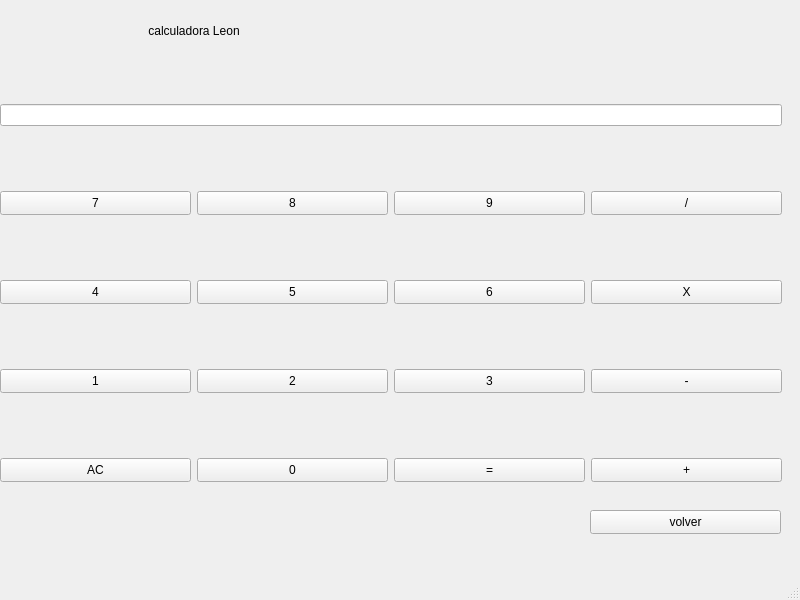
<?xml version="1.0" encoding="UTF-8"?>
<ui version="4.0">
 <class>MainWindow</class>
 <widget class="QMainWindow" name="MainWindow">
  <property name="geometry">
   <rect>
    <x>0</x>
    <y>0</y>
    <width>800</width>
    <height>600</height>
   </rect>
  </property>
  <property name="windowTitle">
   <string>MainWindow</string>
  </property>
  <widget class="QWidget" name="centralwidget">
   <widget class="QPushButton" name="multiplicacion">
    <property name="geometry">
     <rect>
      <x>591</x>
      <y>280</y>
      <width>191</width>
      <height>24</height>
     </rect>
    </property>
    <property name="text">
     <string>X</string>
    </property>
   </widget>
   <widget class="QLineEdit" name="lineEdit">
    <property name="geometry">
     <rect>
      <x>0</x>
      <y>104</y>
      <width>782</width>
      <height>22</height>
     </rect>
    </property>
   </widget>
   <widget class="QPushButton" name="menos">
    <property name="geometry">
     <rect>
      <x>591</x>
      <y>369</y>
      <width>191</width>
      <height>24</height>
     </rect>
    </property>
    <property name="text">
     <string>-</string>
    </property>
   </widget>
   <widget class="QPushButton" name="division">
    <property name="geometry">
     <rect>
      <x>591</x>
      <y>191</y>
      <width>191</width>
      <height>24</height>
     </rect>
    </property>
    <property name="text">
     <string>/</string>
    </property>
   </widget>
   <widget class="QPushButton" name="ocho">
    <property name="geometry">
     <rect>
      <x>197</x>
      <y>191</y>
      <width>191</width>
      <height>24</height>
     </rect>
    </property>
    <property name="text">
     <string>8</string>
    </property>
   </widget>
   <widget class="QPushButton" name="cero">
    <property name="geometry">
     <rect>
      <x>197</x>
      <y>458</y>
      <width>191</width>
      <height>24</height>
     </rect>
    </property>
    <property name="text">
     <string>0</string>
    </property>
   </widget>
   <widget class="QPushButton" name="uno">
    <property name="geometry">
     <rect>
      <x>0</x>
      <y>369</y>
      <width>191</width>
      <height>24</height>
     </rect>
    </property>
    <property name="text">
     <string>1</string>
    </property>
   </widget>
   <widget class="QPushButton" name="nueve">
    <property name="geometry">
     <rect>
      <x>394</x>
      <y>191</y>
      <width>191</width>
      <height>24</height>
     </rect>
    </property>
    <property name="text">
     <string>9</string>
    </property>
   </widget>
   <widget class="QPushButton" name="cinco">
    <property name="geometry">
     <rect>
      <x>197</x>
      <y>280</y>
      <width>191</width>
      <height>24</height>
     </rect>
    </property>
    <property name="text">
     <string>5</string>
    </property>
   </widget>
   <widget class="QPushButton" name="igual">
    <property name="geometry">
     <rect>
      <x>394</x>
      <y>458</y>
      <width>191</width>
      <height>24</height>
     </rect>
    </property>
    <property name="text">
     <string>=</string>
    </property>
   </widget>
   <widget class="QPushButton" name="mas">
    <property name="geometry">
     <rect>
      <x>591</x>
      <y>458</y>
      <width>191</width>
      <height>24</height>
     </rect>
    </property>
    <property name="text">
     <string>+</string>
    </property>
   </widget>
   <widget class="QPushButton" name="tres">
    <property name="geometry">
     <rect>
      <x>394</x>
      <y>369</y>
      <width>191</width>
      <height>24</height>
     </rect>
    </property>
    <property name="text">
     <string>3</string>
    </property>
   </widget>
   <widget class="QLabel" name="label">
    <property name="geometry">
     <rect>
      <x>0</x>
      <y>23</y>
      <width>388</width>
      <height>16</height>
     </rect>
    </property>
    <property name="sizePolicy">
     <sizepolicy hsizetype="Preferred" vsizetype="Fixed">
      <horstretch>0</horstretch>
      <verstretch>0</verstretch>
     </sizepolicy>
    </property>
    <property name="text">
     <string>calculadora Leon</string>
    </property>
    <property name="alignment">
     <set>Qt::AlignCenter</set>
    </property>
   </widget>
   <widget class="QPushButton" name="siete">
    <property name="geometry">
     <rect>
      <x>0</x>
      <y>191</y>
      <width>191</width>
      <height>24</height>
     </rect>
    </property>
    <property name="text">
     <string>7</string>
    </property>
   </widget>
   <widget class="QPushButton" name="AC">
    <property name="geometry">
     <rect>
      <x>0</x>
      <y>458</y>
      <width>191</width>
      <height>24</height>
     </rect>
    </property>
    <property name="text">
     <string>AC</string>
    </property>
   </widget>
   <widget class="QPushButton" name="dos">
    <property name="geometry">
     <rect>
      <x>197</x>
      <y>369</y>
      <width>191</width>
      <height>24</height>
     </rect>
    </property>
    <property name="text">
     <string>2</string>
    </property>
   </widget>
   <widget class="QPushButton" name="seis">
    <property name="geometry">
     <rect>
      <x>394</x>
      <y>280</y>
      <width>191</width>
      <height>24</height>
     </rect>
    </property>
    <property name="text">
     <string>6</string>
    </property>
   </widget>
   <widget class="QPushButton" name="cuatro">
    <property name="geometry">
     <rect>
      <x>0</x>
      <y>280</y>
      <width>191</width>
      <height>24</height>
     </rect>
    </property>
    <property name="text">
     <string>4</string>
    </property>
   </widget>
   <widget class="QPushButton" name="volver">
    <property name="geometry">
     <rect>
      <x>590</x>
      <y>510</y>
      <width>191</width>
      <height>24</height>
     </rect>
    </property>
    <property name="text">
     <string>volver</string>
    </property>
   </widget>
  </widget>
  <widget class="QMenuBar" name="menubar">
   <property name="geometry">
    <rect>
     <x>0</x>
     <y>0</y>
     <width>800</width>
     <height>22</height>
    </rect>
   </property>
  </widget>
  <widget class="QStatusBar" name="statusbar"/>
 </widget>
 <resources/>
 <connections/>
</ui>
